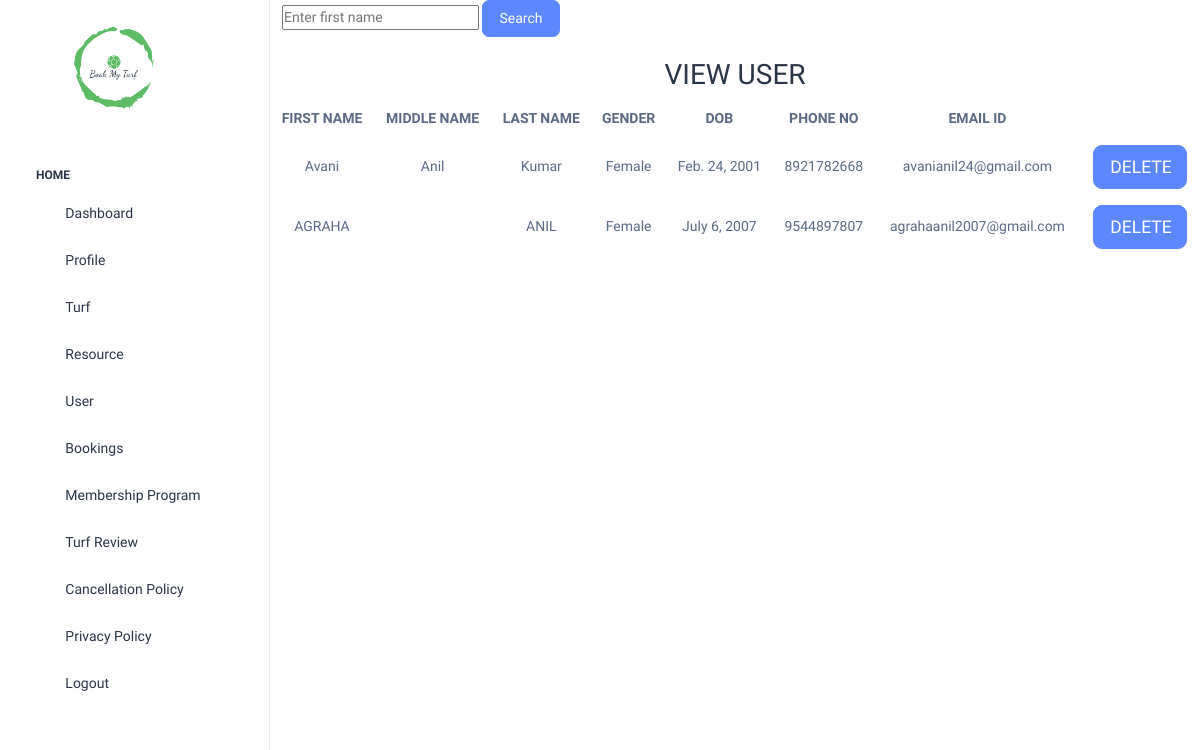
Page /viewuser1/ on the earlier database version.
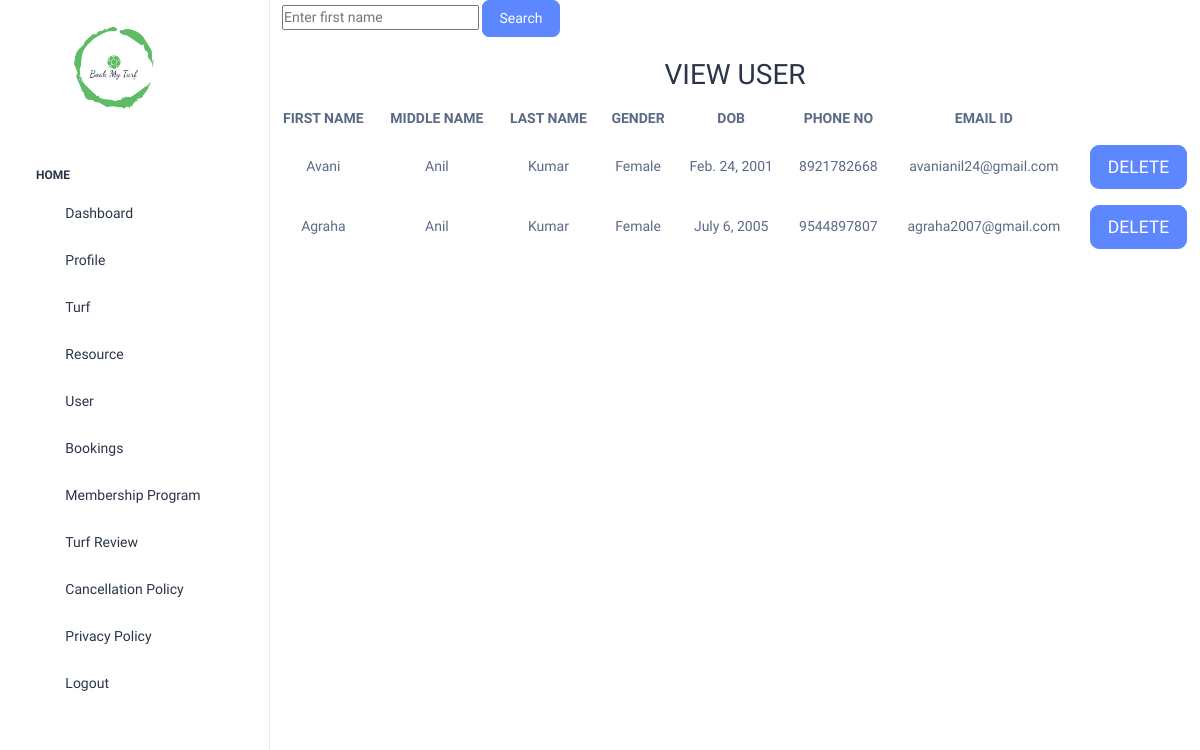
Same page on the later database version.
### turf_app/models.py (models this page shows)
class usertbl(models.Model):
    fname = models.CharField(max_length=20, null=True)
    mname = models.CharField(max_length=20, null=True)
    lname = models.CharField(max_length=20, null=True)
    district = models.CharField(max_length=20, null=True)
    gender = models.CharField(max_length=7, null=True)
    dob = models.DateField(null=True)
    phoneno = models.IntegerField(null=True)
    email = models.EmailField(null=True)
    username = models.CharField(max_length=10, null=True)
    password = models.CharField(max_length=10, null=True)

### turf_app/views.py (the view)
# urls.py: path("viewuser1/", views.viewuser1),
def viewuser1(request):
    v = usertbl.objects.all()
    return render(request, "viewuser1.html", {"v": v})

### templates/viewuser1.html (shortened to what this page needs)
<!DOCTYPE html>
<html lang="en">
<head>
</head>
<body>
{% include 'sidebar2.html' %}
 <div class="body-wrapper">
     <form action="/searchuser/" method="POST">{%csrf_token%}
         <div class="container">
        <input type="text" name="searchuser" placeholder="Enter first name">
<button class="btn btn-primary">Search </button><br><br>
         </div></form>
<h2>VIEW USER</h2>
<table>
    <tr>
        <th>FIRST NAME</th>
        <th>MIDDLE NAME</th>
        <th>LAST NAME</th>
        <th>GENDER</th>
        <th>DOB</th>
        <th>PHONE NO</th>
        <th>EMAIL ID</th>
    </tr>
    {%for i in v%}
    <tr>
        <td>{{i.fname}}</td>
        <td>{{i.mname}}</td>
        <td>{{i.lname}}</td>
        <td>{{i.gender}}</td>
        <td>{{i.dob}}</td>
        <td>{{i.phoneno}}</td>
        <td>{{i.email}}</td>
        <td> <a href="/deleteuser1/{{i.id}}" class="btn btn-primary btn-lg btn-block" style="width:90%;">DELETE</a></td>
    </tr>
    {%endfor%}
</table>
 </div>
</body>
</html>

Differences in the rows shown:
removed usertbl: fname "AGRAHA", lname "ANIL", gender "Female", dob "July 6, 2007", phoneno "9544897807", email "agrahaanil2007@gmail.com"
added usertbl: fname "Agraha", mname "Anil", lname "Kumar", gender "Female", dob "July 6, 2005", phoneno "9544897807", email "agraha2007@gmail.com"
